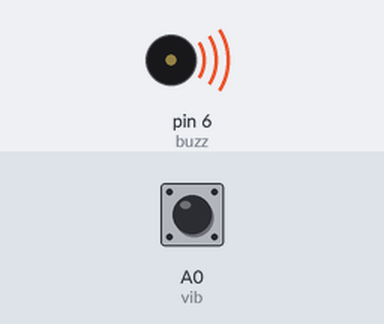
Simulated run of this sketch. Board: Arduino Uno, built with avr-gcc and run on an emulated ATmega328P. Shown: buzzer (waves = sounding). The inputs (shaded band) are chosen by the test bench; at power-on: A0 (vib) HIGH.

Above: at 0.1 s.
Timing chart, 0 to 1.6 s (numbered marks = the images above):
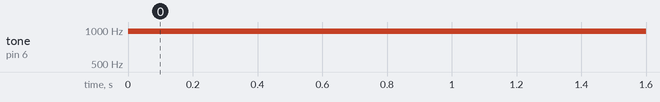

Measured:
- by itself, tone on pin 6 (buzz): silent → 977 Hz at 0.00 s

The sketch:

Part3.ino
```cpp
/* Part3 play sound when vibration sensed */
#define buzz 6
#define vib A0

void setup() {
  pinMode(vib, INPUT_PULLUP);
  pinMode(buzz, OUTPUT);
}

void loop() {
  while(digitalRead(vib) != HIGH); //wait for vibration
  analogWrite(buzz, 200); //sound buzzer for one second
  delay(1000);
  analogWrite(buzz, 0);

}
```
